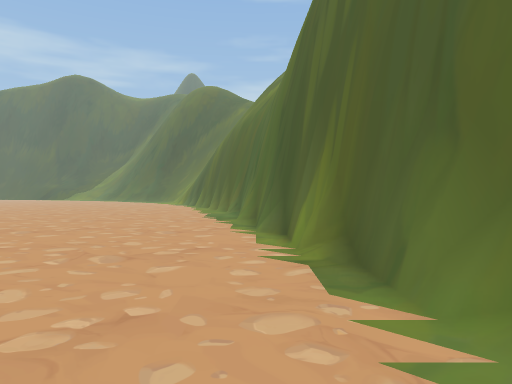
[1] (above)

24 first-person views from a walk through a 3-D level made in the Unity game engine. The camera is 1.4 m above the floor, looks level and sees 70° across. The floor is counted in squares, 2 m on a side. Each view is taken from the middle of a square. On the plan, view 1 faces up. The plan holds only what a view shows up to about 11 squares ahead; the rest is blank. The place goes on beyond the plan. The player is left out. Some surface patterns are stand-ins.

[2]
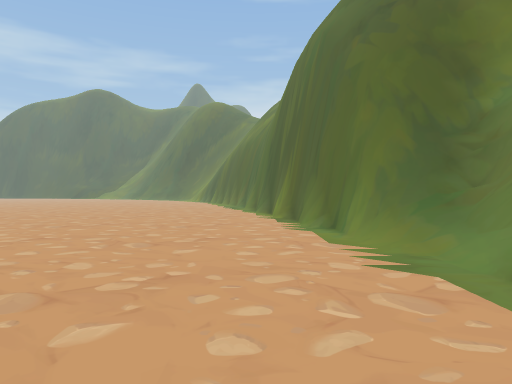

[3]
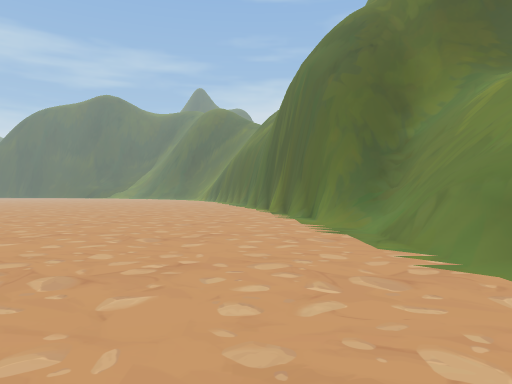

[4]
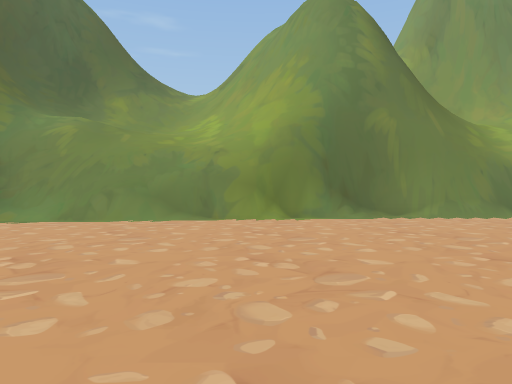

[5]
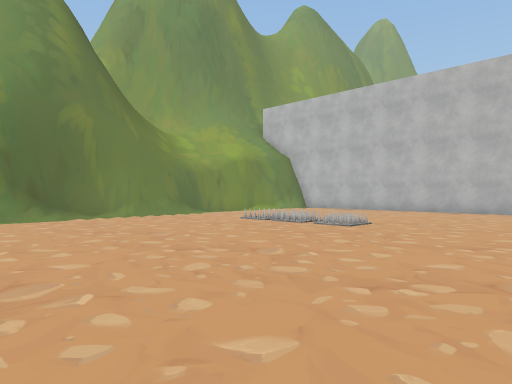

[6]
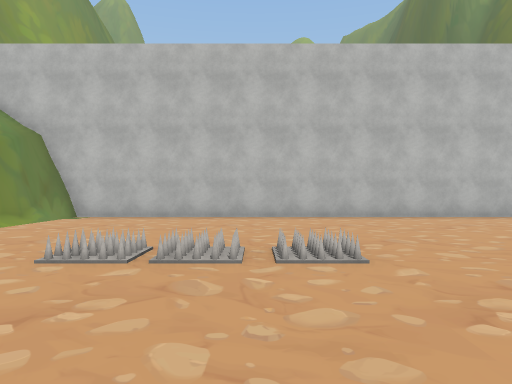

[7]
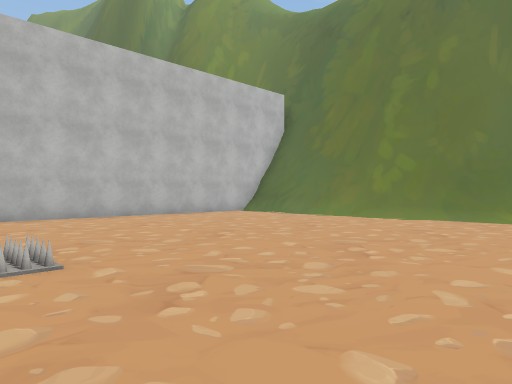

[8]
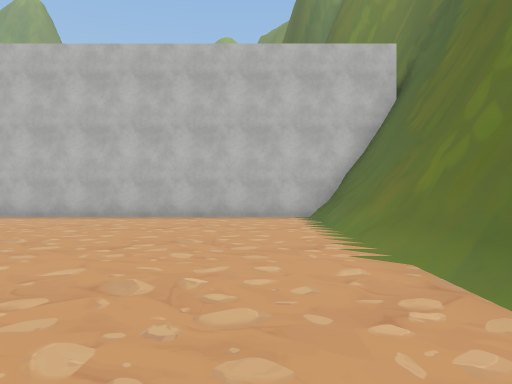

[9]
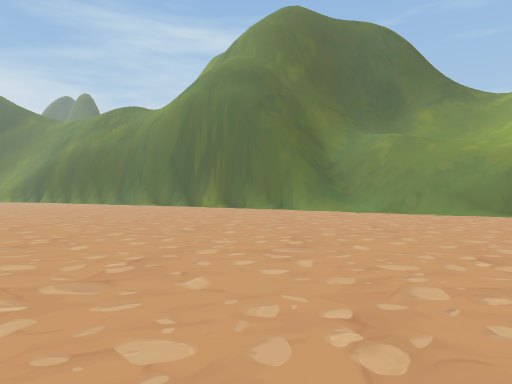

[10]
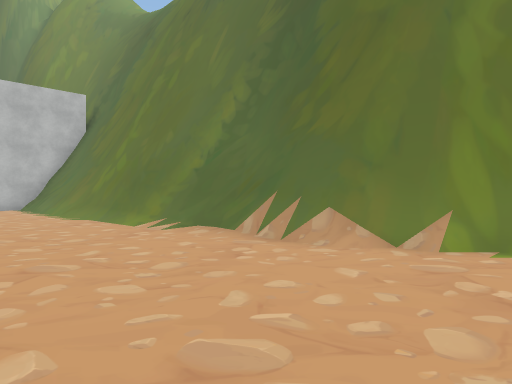

[11]
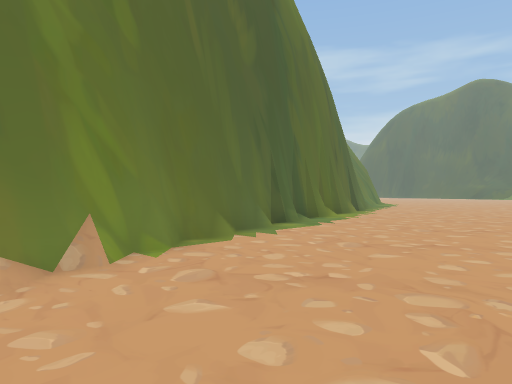

[12]
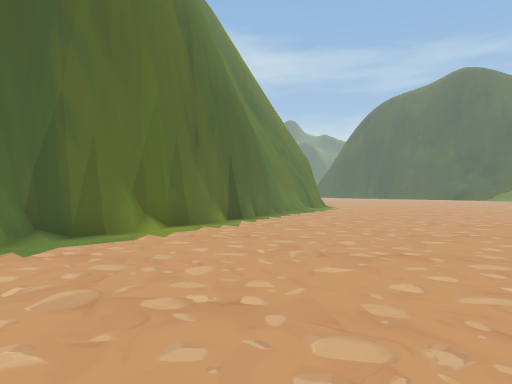

[13]
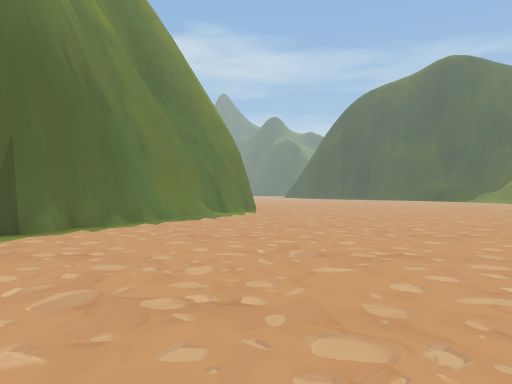

[14]
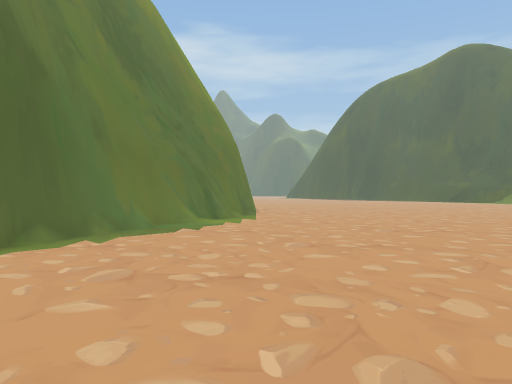

[15]
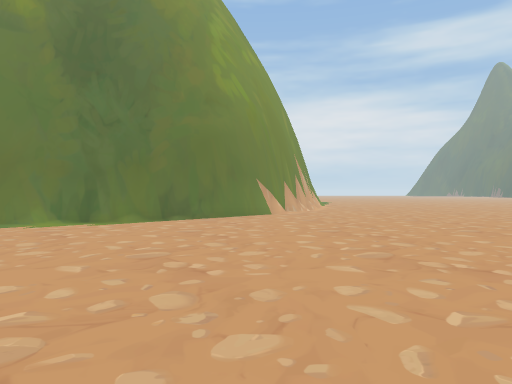

[16]
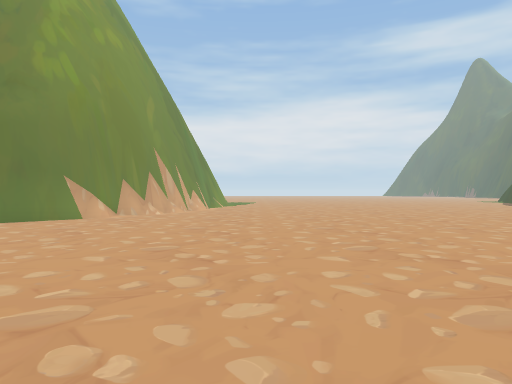

[17]
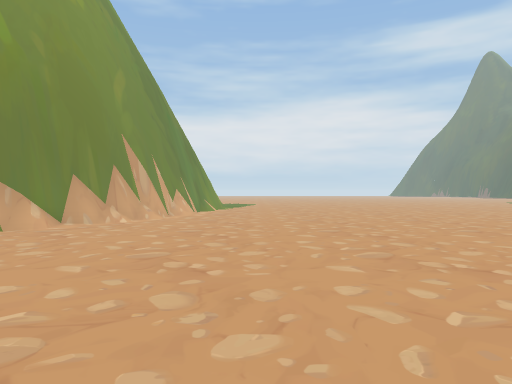

[18]
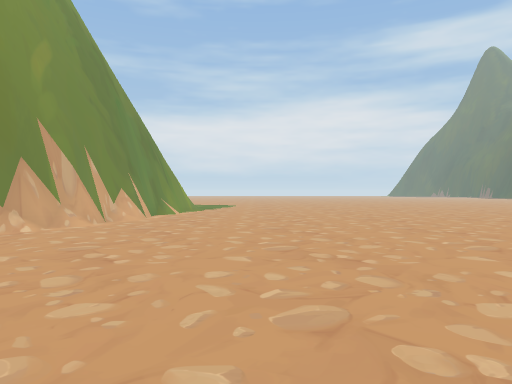

[19]
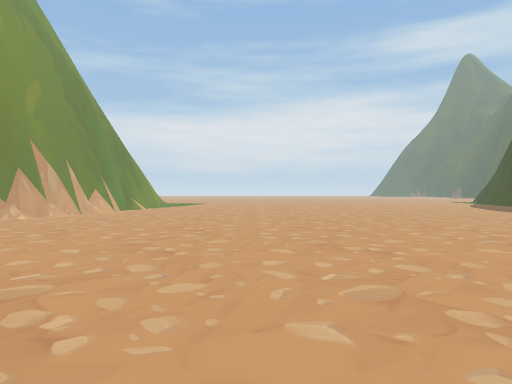

[20]
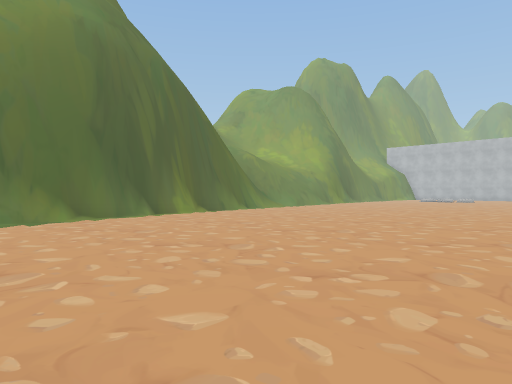

[21]
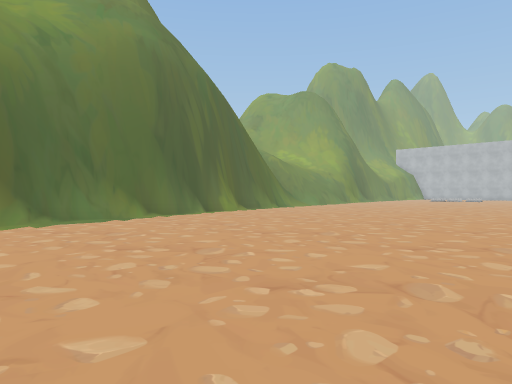

[22]
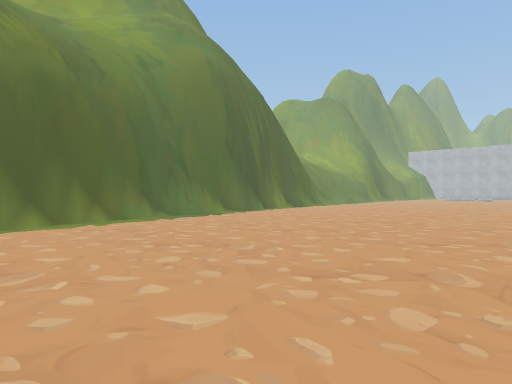

[23]
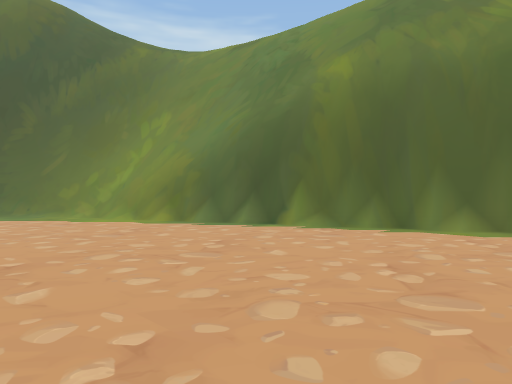

[24]
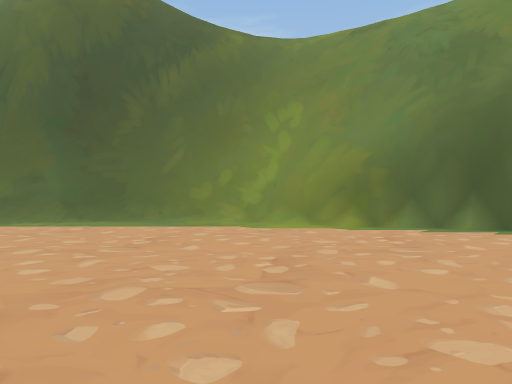

### Floor plan
Key: @ floor where view 1 was taken; # wall or solid block; . floor; / step, stairs or slope; = window, fence, low wall or low ledge; O other object.
Columns run from 28 left of view 1 to 4 right of it. Each row starts with its distance up from view 1.
 28 .. .....           /##
 27 ..........         //##
 26 ...........        .//##
 25 .............     ....=#
 24 ..............    .....##
 23 ...............   .....##
 22 ...............   ......#
 21 ................  ......##
 20 ........................##
 19 ................ ........#
 18 ##.............. ........##
 17  ####.....................#
 16     ###...................#
 15       ##..................##
 14        ##..................#
 13         #..................#
 12         ##.................##
 11          #..................#
 10          #..................#
  9          ##.................#
  8           #.................#
  7           ##................##
  6            #.................#
  5            ##................#
  4             #................#
  3             #................#
  2             #...... .........##
  1             ##................##
  0              #..............@.##
 -1              #................/#
 -2              #................/#
 -3              ##...............##
 -4               #...............=#
 -5               #...............=#
 -6               ##..............=#
 -7                #...............#
 -8                ##..............#
 -9                ##..............##
-10                 #... ..........##
-11                 #... ...........#
-12                 #...............#
-13                 #...............#
-14                 #...............#
-15                 #........OO.O...#
-16                 #.............. #
-17                 #..............
-18                 #...............
-19                 #...............#
-20                 #...............#
-21                 #..............##
-22                 ################

Where each view was taken, in squares from view 1:
view 1: 0 up, 0 right, facing up
view 2: 6 down, 0 right, facing up
view 3: 9 down, 0 right, facing up
view 4: 8 down, 7 left, facing right
view 5: 8 down, 7 left, facing down-right
view 6: 11 down, 2 left, facing down
view 7: 11 down, 2 left, facing down-left
view 8: 11 down, 10 left, facing down
view 9: 9 down, 10 left, facing up-right
view 10: 5 down, 8 left, facing down-left
view 11: 8 down, 9 left, facing up-left
view 12: 2 down, 9 left, facing up-left
view 13: 3 up, 9 left, facing up-left
view 14: 5 up, 11 left, facing up-left
view 15: 15 up, 10 left, facing left
view 16: 20 up, 12 left, facing left
view 17: 20 up, 15 left, facing left
view 18: 21 up, 17 left, facing left
view 19: 23 up, 14 left, facing left
view 20: 12 up, 10 left, facing down-right
view 21: 14 up, 10 left, facing down-right
view 22: 17 up, 10 left, facing down-right
view 23: 13 up, 9 left, facing up-right
view 24: 17 up, 11 left, facing up-right
